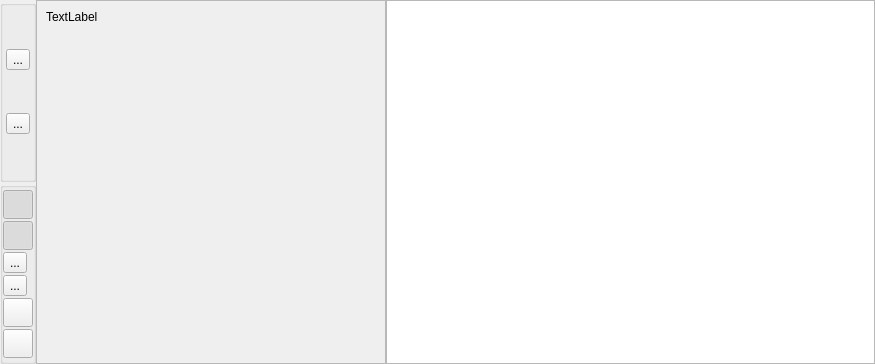
<?xml version="1.0" encoding="UTF-8"?>
<ui version="4.0">
 <class>DockWidget</class>
 <widget class="QDockWidget" name="DockWidget">
  <property name="geometry">
   <rect>
    <x>0</x>
    <y>0</y>
    <width>875</width>
    <height>364</height>
   </rect>
  </property>
  <property name="windowTitle">
   <string>DockWidget</string>
  </property>
  <widget class="QWidget" name="inner_widget">
   <layout class="QGridLayout" name="gridLayout_2">
    <property name="leftMargin">
     <number>0</number>
    </property>
    <property name="topMargin">
     <number>0</number>
    </property>
    <property name="rightMargin">
     <number>0</number>
    </property>
    <property name="bottomMargin">
     <number>0</number>
    </property>
    <property name="spacing">
     <number>0</number>
    </property>
    <item row="1" column="2" rowspan="2">
     <widget class="QTableView" name="results_table_view">
      <property name="contextMenuPolicy">
       <enum>Qt::CustomContextMenu</enum>
      </property>
      <property name="alternatingRowColors">
       <bool>true</bool>
      </property>
     </widget>
    </item>
    <item row="1" column="0">
     <widget class="QGroupBox" name="check_groupbox">
      <property name="title">
       <string/>
      </property>
      <property name="alignment">
       <set>Qt::AlignLeading|Qt::AlignLeft|Qt::AlignTop</set>
      </property>
      <property name="flat">
       <bool>true</bool>
      </property>
      <layout class="QGridLayout" name="gridLayout">
       <property name="leftMargin">
        <number>0</number>
       </property>
       <property name="topMargin">
        <number>0</number>
       </property>
       <property name="rightMargin">
        <number>0</number>
       </property>
       <property name="bottomMargin">
        <number>0</number>
       </property>
       <property name="spacing">
        <number>0</number>
       </property>
       <item row="0" column="0">
        <widget class="QToolButton" name="check_full_button">
         <property name="text">
          <string>...</string>
         </property>
         <property name="icon">
          <iconset theme="media-playback-start">
           <normaloff>.</normaloff>.</iconset>
         </property>
         <property name="iconSize">
          <size>
           <width>22</width>
           <height>22</height>
          </size>
         </property>
        </widget>
       </item>
       <item row="1" column="0">
        <widget class="QToolButton" name="check_open_button">
         <property name="text">
          <string>...</string>
         </property>
         <property name="icon">
          <iconset theme="bqm-diff">
           <normaloff>.</normaloff>.</iconset>
         </property>
         <property name="iconSize">
          <size>
           <width>22</width>
           <height>22</height>
          </size>
         </property>
        </widget>
       </item>
      </layout>
     </widget>
    </item>
    <item row="1" column="1" rowspan="2">
     <widget class="QScrollArea" name="more_filters_scroll">
      <property name="maximumSize">
       <size>
        <width>350</width>
        <height>16777215</height>
       </size>
      </property>
      <property name="widgetResizable">
       <bool>true</bool>
      </property>
      <widget class="QWidget" name="scrollAreaWidgetContents">
       <property name="geometry">
        <rect>
         <x>0</x>
         <y>0</y>
         <width>346</width>
         <height>328</height>
        </rect>
       </property>
       <layout class="QVBoxLayout" name="verticalLayout">
        <item>
         <widget class="QLabel" name="diagnostics_label">
          <property name="text">
           <string>TextLabel</string>
          </property>
          <property name="alignment">
           <set>Qt::AlignLeading|Qt::AlignLeft|Qt::AlignTop</set>
          </property>
         </widget>
        </item>
       </layout>
      </widget>
     </widget>
    </item>
    <item row="2" column="0">
     <widget class="QGroupBox" name="groupBox_2">
      <property name="title">
       <string/>
      </property>
      <property name="flat">
       <bool>true</bool>
      </property>
      <layout class="QGridLayout" name="gridLayout_3">
       <property name="leftMargin">
        <number>0</number>
       </property>
       <property name="topMargin">
        <number>0</number>
       </property>
       <property name="rightMargin">
        <number>0</number>
       </property>
       <property name="bottomMargin">
        <number>0</number>
       </property>
       <property name="spacing">
        <number>0</number>
       </property>
       <item row="0" column="0">
        <widget class="QToolButton" name="error_button">
         <property name="text">
          <string/>
         </property>
         <property name="icon">
          <iconset theme="data-error">
           <normaloff>.</normaloff>.</iconset>
         </property>
         <property name="iconSize">
          <size>
           <width>22</width>
           <height>22</height>
          </size>
         </property>
         <property name="checkable">
          <bool>true</bool>
         </property>
         <property name="checked">
          <bool>true</bool>
         </property>
        </widget>
       </item>
       <item row="5" column="0">
        <widget class="QToolButton" name="more_filters_button">
         <property name="text">
          <string/>
         </property>
         <property name="icon">
          <iconset theme="content-loading-symbolic">
           <normaloff>.</normaloff>.</iconset>
         </property>
         <property name="iconSize">
          <size>
           <width>22</width>
           <height>22</height>
          </size>
         </property>
         <property name="checkable">
          <bool>true</bool>
         </property>
        </widget>
       </item>
       <item row="4" column="0">
        <widget class="QToolButton" name="only_open_button">
         <property name="text">
          <string/>
         </property>
         <property name="icon">
          <iconset theme="quickopen-file">
           <normaloff>.</normaloff>.</iconset>
         </property>
         <property name="iconSize">
          <size>
           <width>22</width>
           <height>22</height>
          </size>
         </property>
         <property name="checkable">
          <bool>true</bool>
         </property>
        </widget>
       </item>
       <item row="1" column="0">
        <widget class="QToolButton" name="warning_button">
         <property name="text">
          <string/>
         </property>
         <property name="icon">
          <iconset theme="data-warning">
           <normaloff>.</normaloff>.</iconset>
         </property>
         <property name="iconSize">
          <size>
           <width>22</width>
           <height>22</height>
          </size>
         </property>
         <property name="checkable">
          <bool>true</bool>
         </property>
         <property name="checked">
          <bool>true</bool>
         </property>
        </widget>
       </item>
       <item row="2" column="0">
        <widget class="QToolButton" name="info_button">
         <property name="text">
          <string>...</string>
         </property>
         <property name="icon">
          <iconset theme="data-information">
           <normaloff>.</normaloff>.</iconset>
         </property>
         <property name="iconSize">
          <size>
           <width>22</width>
           <height>22</height>
          </size>
         </property>
         <property name="checkable">
          <bool>true</bool>
         </property>
        </widget>
       </item>
       <item row="3" column="0">
        <widget class="QToolButton" name="check_ak_only_refs">
         <property name="text">
          <string>...</string>
         </property>
         <property name="icon">
          <iconset theme="messagebox_warning">
           <normaloff>.</normaloff>.</iconset>
         </property>
         <property name="iconSize">
          <size>
           <width>22</width>
           <height>22</height>
          </size>
         </property>
         <property name="checkable">
          <bool>true</bool>
         </property>
        </widget>
       </item>
      </layout>
     </widget>
    </item>
   </layout>
  </widget>
 </widget>
 <resources/>
 <connections/>
</ui>
